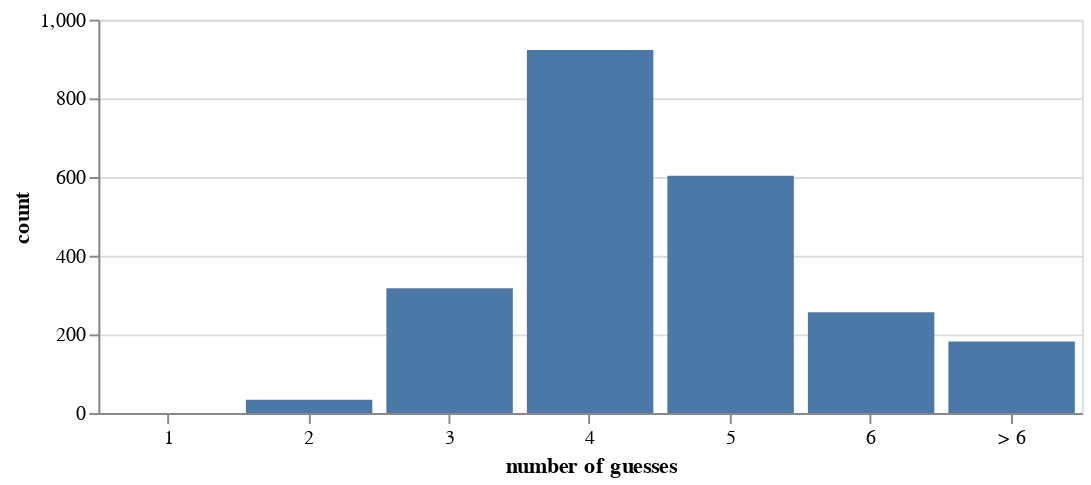

Notebook cell for this chart:
### Code cell
demo()

### Figure 1 — Vega-Lite specification as saved in the notebook (floating-point values rounded to 4 significant figures)
{"config": {"view": {"continuousWidth": 400, "continuousHeight": 300}, "axisX": {"labelAngle": 0}}, "data": {"name": "data-f60cd9fbc87ee4a654177327e244dbcf"}, "mark": "bar", "encoding": {"tooltip": [{"type": "nominal", "field": "number of guesses"}, {"type": "quantitative", "field": "count"}], "x": {"type": "ordinal", "field": "number of guesses"}, "y": {"type": "quantitative", "field": "count"}}, "height": 200, "width": 500, "$schema": "https://vega.github.io/schema/vega-lite/v4.8.1.json", "datasets": {"data-f60cd9fbc87ee4a654177327e244dbcf": [{"number of guesses": "1", "count": 0.0}, {"number of guesses": "2", "count": 34.0}, {"number of guesses": "3", "count": 317.0}, {"number of guesses": "4", "count": 923.0}, {"number of guesses": "5", "count": 603.0}, {"number of guesses": "6", "count": 256.0}, {"number of guesses": "> 6", "count": 182.0}]}}
